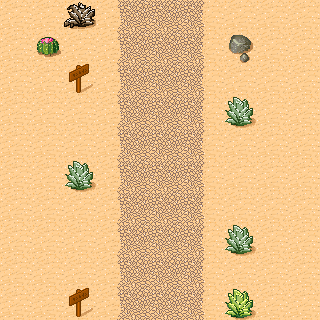

A 2D game scene composited from a Tiled map and its tileset images. What follows is a short description and the map's XML, with every tile layer's data as written:
An orthogonal 10x10 tile map with 32x32 px tiles, 1 tile layer (Background).

<map version="1.0" orientation="orthogonal" renderorder="right-down" width="10" height="10" tilewidth="32" tileheight="32" nextobjectid="1">
 <tileset firstgid="1" name="tmw_desert_spacing" tilewidth="32" tileheight="32" spacing="1" margin="1" tilecount="48" columns="8">
  <image source="tmw_desert_spacing.png" width="265" height="199" />
 </tileset>
 <layer name="Background" width="10" height="10">
  <data encoding="csv">
30,30,39,14,15,15,16,30,30,30,
30,31,30,14,15,15,16,32,30,30,
30,30,46,14,15,15,16,30,30,30,
30,30,30,14,15,15,16,38,30,30,
30,30,30,14,15,15,16,30,30,30,
30,30,38,14,15,15,16,30,30,30,
30,30,30,14,15,15,16,30,30,30,
30,30,30,14,15,15,16,38,30,30,
30,30,30,14,15,15,16,30,30,30,
30,30,46,14,15,15,16,40,30,30
</data>
 </layer>
</map>
